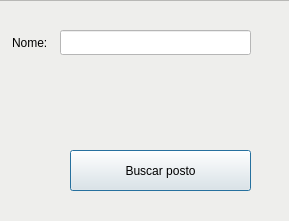
<?xml version="1.0" encoding="UTF-8"?>
<ui version="4.0">
 <class>MainWindow</class>
 <widget class="QMainWindow" name="MainWindow">
  <property name="geometry">
   <rect>
    <x>0</x>
    <y>0</y>
    <width>289</width>
    <height>221</height>
   </rect>
  </property>
  <property name="windowTitle">
   <string>Procurar Posto</string>
  </property>
  <widget class="QWidget" name="centralwidget">
   <widget class="QFrame" name="frame">
    <property name="geometry">
     <rect>
      <x>-20</x>
      <y>0</y>
      <width>601</width>
      <height>601</height>
     </rect>
    </property>
    <property name="styleSheet">
     <string notr="true">background-color: rgb(238, 238, 236);</string>
    </property>
    <property name="frameShape">
     <enum>QFrame::StyledPanel</enum>
    </property>
    <property name="frameShadow">
     <enum>QFrame::Raised</enum>
    </property>
    <widget class="QLineEdit" name="nameTag">
     <property name="geometry">
      <rect>
       <x>30</x>
       <y>30</y>
       <width>51</width>
       <height>25</height>
      </rect>
     </property>
     <property name="text">
      <string>Nome:</string>
     </property>
     <property name="frame">
      <bool>false</bool>
     </property>
     <property name="readOnly">
      <bool>true</bool>
     </property>
    </widget>
    <widget class="QLineEdit" name="nameLineEdit">
     <property name="geometry">
      <rect>
       <x>80</x>
       <y>30</y>
       <width>191</width>
       <height>25</height>
      </rect>
     </property>
     <property name="styleSheet">
      <string notr="true">background-color: rgb(255, 255, 255);</string>
     </property>
    </widget>
    <widget class="QPushButton" name="searchPatientButton">
     <property name="geometry">
      <rect>
       <x>90</x>
       <y>150</y>
       <width>181</width>
       <height>41</height>
      </rect>
     </property>
     <property name="text">
      <string>Buscar posto</string>
     </property>
     <property name="default">
      <bool>true</bool>
     </property>
    </widget>
   </widget>
  </widget>
 </widget>
 <resources/>
 <connections/>
</ui>
